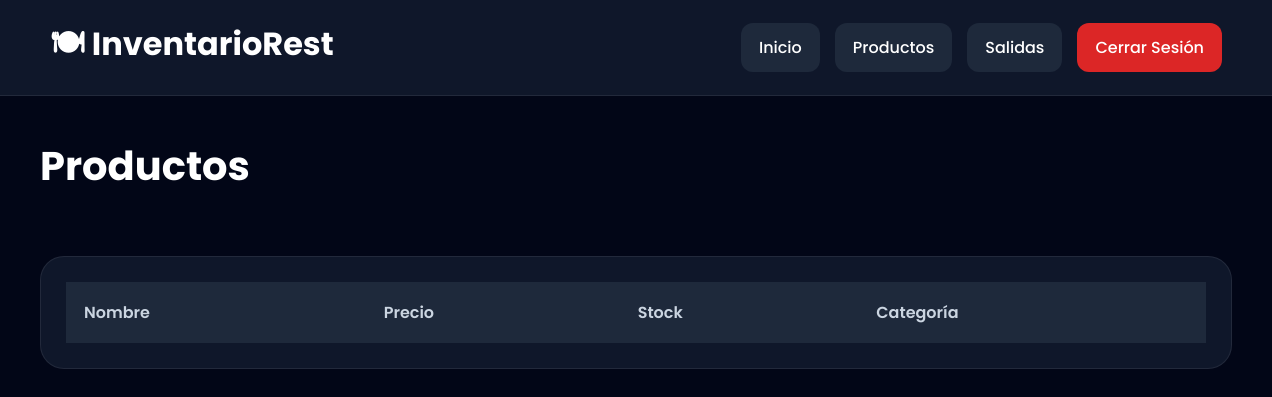
/productos/ (signed in), run on an earlier commit of the app's database.
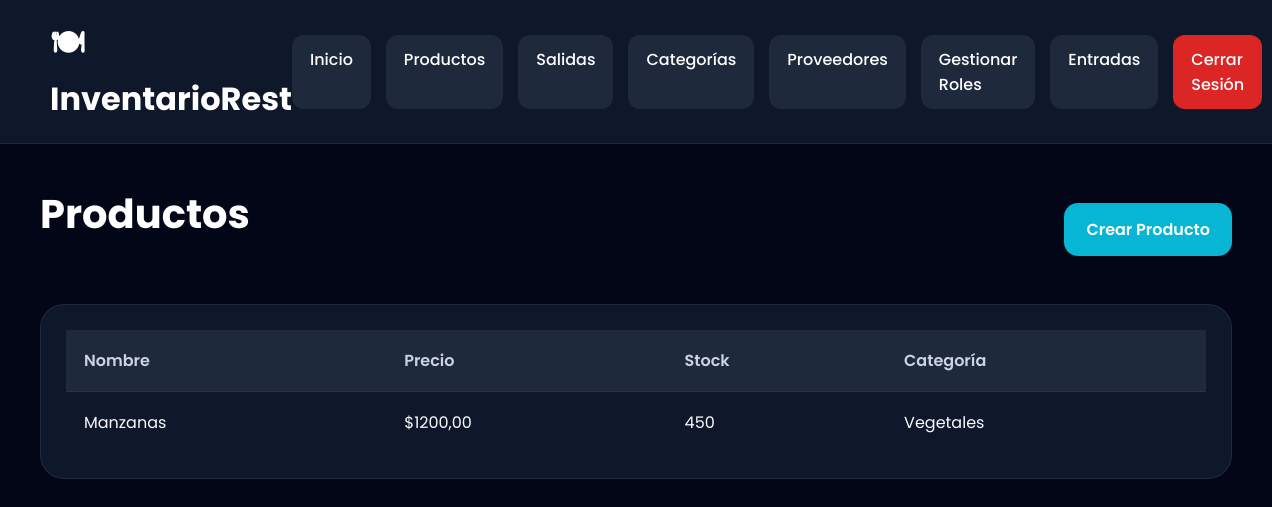
And on a later commit of the database.
### modulo/models.py (models this page shows, shortened)
class Producto(models.Model):
    nombre = models.CharField(
        max_length=100
    )
    descripcion = models.TextField(
        blank=True,
        null=True
    )
    precio = models.DecimalField(
        max_digits=10,
        decimal_places=2
    )
    stock_actual = models.IntegerField(
        default=0
    )
    categoria = models.ForeignKey(
        Categoria,
        on_delete=models.CASCADE
    )
    class Meta:
        verbose_name = "Producto"
        verbose_name_plural = "Productos"

class Categoria(models.Model):
    nombre = models.CharField(
        max_length=100
    )
    descripcion = models.TextField(
        blank=True,
        null=True
    )
    class Meta:
        verbose_name = "Categoria"
        verbose_name_plural = "Categorias"

### modulo/views.py (the view)
# urls.py: path('productos/', views.lista_productos, name='productos'),
def lista_productos(request):
    productos = Producto.objects.all()
    return render(
        request,
        'modulo/lista_productos.html',
        {
            'productos': productos
        }
    )

### modulo/templates/modulo/lista_productos.html (shortened to what this page needs)
{% extends 'modulo/base.html' %}
{% block content %}
<div class="products-page">
    <div class="products-header">
        <h1 class="page-title">
            Productos
        </h1>
        {% if user.usuario.rol == 'admin' %}
        <a href="/crear-producto/" class="create-product-btn">
            Crear Producto
        </a>
        {% endif %}
    </div>
    <div class="products-card">
        <table class="products-table">
            <thead>
                <tr>
                    <th>Nombre</th>
                    <th>Precio</th>
                    <th>Stock</th>
                    <th>Categoría</th>
                </tr>
            </thead>
            <tbody>
                {% for producto in productos %}
                <tr>
                    <td>{{ producto.nombre }}</td>
                    <td>${{ producto.precio }}</td>
                    <td>{{ producto.stock_actual }}</td>
                    <td>{{ producto.categoria.nombre }}</td>
                </tr>
                {% endfor %}
            </tbody>
        </table>
    </div>
</div>
{% endblock %}

### modulo/templates/modulo/base.html (shortened to what this page needs)
{% load static %}
<!DOCTYPE html>
<html lang="es">
<head>
    <link rel="stylesheet" href="{% static 'modulo/css/base.css' %}">
</head>
<body>
    <nav class="navbar">
        <div class="logo">
            🍽 InventarioRest
        </div>
        {% if user.is_authenticated %}
        <div class="nav-links">
            <a href="{% url 'dashboard' %}">
                Inicio
            </a>
            <a href="{% url 'productos' %}">
                Productos
            </a>
            <a href="{% url 'salidas' %}"
            class="nav-link-btn">
                Salidas
            </a>
            {% if user.usuario.rol == 'admin' %}
            <a href="{% url 'categorias' %}" class="nav-btn">
                Categorías
            </a>
            <a href="{% url 'proveedores' %}" class="nav-link-btn">
                Proveedores
            </a>
            <a href="{% url 'gestionar_roles' %}">
                Gestionar Roles
            </a>
            <a href="{% url 'entradas' %}"
            class="nav-link-btn">
                Entradas
            </a>
            {% endif %}
            <a href="{% url 'logout' %}" class="logout-btn">
                Cerrar Sesión
            </a>
        </div>
        {% endif %}
    </nav>
    <main class="main-container">
        {% block content %}
        {% endblock %}
    </main>
</body>
</html>

### modulo/static/modulo/css/base.css (style rules this page uses)
* { margin: 0; padding: 0; box-sizing: border-box; }
body { font-family: 'Poppins', sans-serif; background: #020617; color: white; min-height: 100vh; }
.navbar { width: 100%; background: #0f172a; padding: 20px 50px; display: flex; justify-content: space-between; align-items: center; border-bottom: 1px solid rgba(255,255,255,0.08); }
.logo { font-size: 32px; font-weight: 700; color: white; }
.nav-links { display: flex; gap: 15px; }
.nav-links a { text-decoration: none; color: white; background: #1e293b; padding: 12px 18px; border-radius: 12px; transition: 0.3s; font-weight: 500; }
.logout-btn { background: #dc2626 !important; }
.main-container { padding: 40px; }
h1 { font-size: 42px; margin-bottom: 30px; }
.products-page { width: 100%; }
.products-header { display: flex; justify-content: space-between; align-items: center; margin-bottom: 30px; }
.page-title { font-size: 40px; color: white; }
.create-product-btn { text-decoration: none; background: #06b6d4; color: white; padding: 14px 22px; border-radius: 14px; font-weight: 600; transition: 0.3s; }
.products-card { background: #0f172a; border-radius: 24px; padding: 25px; border: 1px solid rgba(255,255,255,0.08); overflow-x: auto; }
.products-table { width: 100%; border-collapse: collapse; }
.products-table thead { background: #1e293b; }
.products-table th { padding: 18px; text-align: left; color: #cbd5e1; font-weight: 600; }
.products-table td { padding: 18px; border-top: 1px solid rgba(255,255,255,0.05); color: #f8fafc; }
.products-table tbody tr { transition: 0.3s; }

What changed in the data, as far as the page shows it:
added Producto: nombre "Manzanas", precio "1200,00", stock_actual "450", categoria.nombre "Vegetales"
Also different on the page:
text now shown: "Categorías Proveedores Gestionar Roles Entradas Crear Producto"
